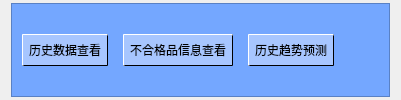
         <widget class="QWidget" name="tab_3">
          <attribute name="title">
           <string>历史数据</string>
          </attribute>
          <layout class="QHBoxLayout" name="horizontalLayout_4">
           <property name="spacing">
            <number>3</number>
           </property>
           <property name="topMargin">
            <number>3</number>
           </property>
           <property name="bottomMargin">
            <number>3</number>
           </property>
           <item>
            <widget class="QFrame" name="frame_histo">
             <property name="styleSheet">
              <string notr="true">background-color: #74A7FF</string>
             </property>
             <property name="frameShape">
              <enum>QFrame::StyledPanel</enum>
             </property>
             <property name="frameShadow">
              <enum>QFrame::Raised</enum>
             </property>
             <layout class="QHBoxLayout" name="horizontalLayout_3">
              <property name="spacing">
               <number>15</number>
              </property>
              <property name="leftMargin">
               <number>10</number>
              </property>
              <property name="topMargin">
               <number>0</number>
              </property>
              <property name="rightMargin">
               <number>10</number>
              </property>
              <property name="bottomMargin">
               <number>0</number>
              </property>
              <item>
               <widget class="QPushButton" name="btn_his1">
                <property name="maximumSize">
                 <size>
                  <width>150</width>
                  <height>16777215</height>
                 </size>
                </property>
                <property name="styleSheet">
                 <string notr="true">QPushButton {
        background-color: #A7C6FF;
       	border-style: solid;
        border-width: 1px;
        border-radius: 1px; /* 无圆角 */
        border-top-color: white ;
border-left-color: white ;
border-right-color: black; 
border-bottom-color: black; 
        font:  12px;
        min-width: 0; /* 允许按钮宽度自适应 */

        padding: 6px;
    }
/* 鼠标点击时的样式 */
QPushButton:pressed {
        background-color: #74A7FF;
        border-style: none;
    }

 /* 鼠标悬停时的样式 */
    QPushButton:hover {
        background-color: #A7C6FF; /* 悬停时的背景颜色 */
        position: relative; /* 相对定位 */
        left: -2px; /* 向左轻微移动 */
        top: -2px; /* 向上轻微移动 */
        /* 通过改变left和top值模拟抖动效果 */
    }

    </string>
                </property>
                <property name="text">
                 <string>历史数据查看</string>
                </property>
               </widget>
              </item>
              <item>
               <widget class="QPushButton" name="btn_his_defect">
                <property name="maximumSize">
                 <size>
                  <width>150</width>
                  <height>16777215</height>
                 </size>
                </property>
                <property name="styleSheet">
                 <string notr="true">QPushButton {
        background-color: #A7C6FF;
       	border-style: solid;
        border-width: 1px;
        border-radius: 1px; /* 无圆角 */
        border-top-color: white ;
border-left-color: white ;
border-right-color: black; 
border-bottom-color: black; 
        font:  12px;
        min-width: 0; /* 允许按钮宽度自适应 */

        padding: 6px;
    }
/* 鼠标点击时的样式 */
QPushButton:pressed {
        background-color: #74A7FF;
        border-style: none;
    }

 /* 鼠标悬停时的样式 */
    QPushButton:hover {
        background-color: #A7C6FF; /* 悬停时的背景颜色 */
        position: relative; /* 相对定位 */
        left: -2px; /* 向左轻微移动 */
        top: -2px; /* 向上轻微移动 */
        /* 通过改变left和top值模拟抖动效果 */
    }

    </string>
                </property>
                <property name="text">
                 <string>不合格品信息查看</string>
                </property>
               </widget>
              </item>
              <item>
               <widget class="QPushButton" name="btn_his2">
                <property name="maximumSize">
                 <size>
                  <width>150</width>
                  <height>16777215</height>
                 </size>
                </property>
                <property name="styleSheet">
                 <string notr="true">QPushButton {
        background-color: #A7C6FF;
       	border-style: solid;
        border-width: 1px;
        border-radius: 1px; /* 无圆角 */
        border-top-color: white ;
border-left-color: white ;
border-right-color: black; 
border-bottom-color: black; 
        font:  12px;
        min-width: 0; /* 允许按钮宽度自适应 */

        padding: 6px;
    }
/* 鼠标点击时的样式 */
QPushButton:pressed {
        background-color: #74A7FF;
        border-style: none;
    }

 /* 鼠标悬停时的样式 */
    QPushButton:hover {
        background-color: #A7C6FF; /* 悬停时的背景颜色 */
        position: relative; /* 相对定位 */
        left: -2px; /* 向左轻微移动 */
        top: -2px; /* 向上轻微移动 */
        /* 通过改变left和top值模拟抖动效果 */
    }

    </string>
                </property>
                <property name="text">
                 <string>历史趋势预测</string>
                </property>
               </widget>
              </item>
              <item>
               <widget class="QFrame" name="frm1">
                <property name="frameShape">
                 <enum>QFrame::StyledPanel</enum>
                </property>
                <property name="frameShadow">
                 <enum>QFrame::Raised</enum>
                </property>
               </widget>
              </item>
              <item>
               <widget class="QFrame" name="frm2">
                <property name="frameShape">
                 <enum>QFrame::StyledPanel</enum>
                </property>
                <property name="frameShadow">
                 <enum>QFrame::Raised</enum>
                </property>
               </widget>
              </item>
              <item>
               <widget class="QFrame" name="frm3">
                <property name="frameShape">
                 <enum>QFrame::StyledPanel</enum>
                </property>
                <property name="frameShadow">
                 <enum>QFrame::Raised</enum>
                </property>
               </widget>
              </item>
             </layout>
            </widget>
           </item>
          </layout>
         </widget>
